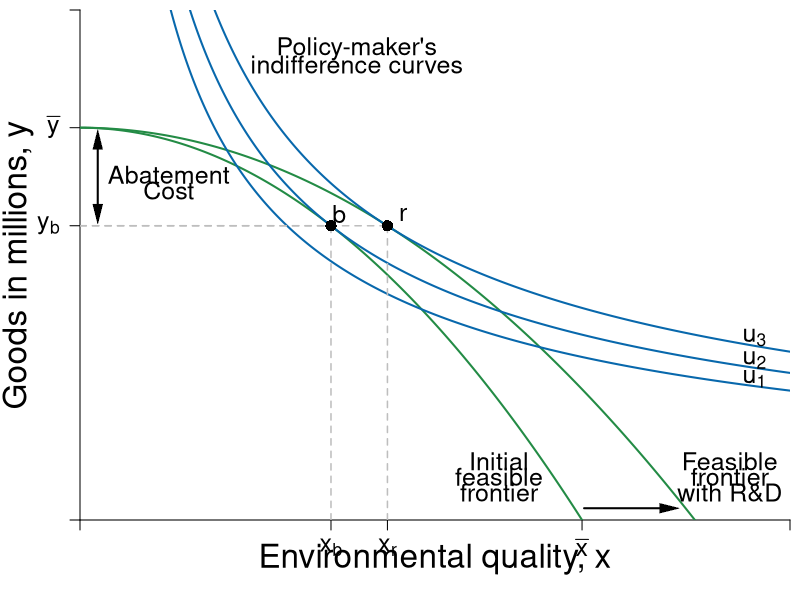

Write the R code that produced this figure.
#Graph Designer: Simon Halliday & Riley Boeth '17 & Madeleine Wettach '20
#Authors: Bowles, Foley and Halliday
#Title: Microeconomics: Competition, Conflict and Coordination

library(shape)
pdf(file = "constrained_optimization/indiff_feasible_environ_rd.pdf", width = 8, height = 8)

#Set parameters for graphics
pointsize <- 1.8
axislabelsize <- 2
labelsize <- 1.5
namesize <- 1.8
annotatesize <- 1.5
graphlinewidth <- 2
segmentlinewidth <- 1.5

COL <- c("#7fc97f", "#beaed4", "#fdc086", "#ffff99", "#386cb0", "#f0027f", "#bf5b17", "#666666")
COLA <- c("#e0f3db", "#99d8c9","#66c2a4","#41ae76", "#238b45", "#005824")
COLB <- c("#4eb3d3", "#2b8cbe", "#0868ac","#084081")

#Edited the margins to cater for the larger LHS labels
par(mar =  c(4, 4, 0.5, 0.5))

#Feasibility frontier equation and new feasbility frontier equation with R&D

ppf <- function(x, y) {
  100-((x^2)/2)
}

ppf_rd <- function(x, y) {
  100-((x^2)/3)
}

#change alpha to .4

uFn <- function(x, y, alpha = 0.4){
  (x^alpha)*(y^(1-alpha))
}

#Add limits on axes and levels of utility for each indifference curve

ylims <- c(0, 130)
xlims <- c(0, 20)

npts <- 501 
x <- seq(xlims[1], xlims[2], length.out = npts)
y <- seq(ylims[1], ylims[2], length.out = npts) 

a <- c(27, 29.16, 31.616) #alpha = 0.4

plot(0, 0, xlim = xlims, ylim = ylims, type = "n",
     xlab = expression(paste("")),
     ylab = expression(paste("")), 
     xaxt = "n", 
     yaxt = "n", 
     cex.lab = axislabelsize, 
     bty = "n", 
     xaxs="i", 
     yaxs="i"
)

#x and y limits and ticks 

# ticksx <- seq(from = 0, to = xlims[2], by = 1)
# xlabels <- seq(from = 0, to = xlims[2], by = 1)
# ticksy <- seq(from = 0, to = ylims[2], by = 10)
# ylabels <- seq(from = 0, to = ylims[2], by = 10)

ticksx <- c(xlims[1], 7.07, 8.66, 14.14214, xlims[2])
xlabels <- c(NA, expression(paste(x[b])), expression(paste(x[r])), expression(paste(bar(x))), NA)
ticksy <- c(ylims[1], ppf(x = 7.07), 100, ylims[2])
ylabels <- c(NA, expression(paste(y[b])), expression(paste(bar(y))), NA)

axis(1, at = ticksx, pos = 0, labels = xlabels, cex.axis = labelsize)
axis(2, at = ticksy, pos = 0, labels = ylabels, las = 1, cex.axis = labelsize)

npts <- 500 
xx1 <- seq(xlims[1], xlims[2], length.out = npts)
xx2 <- seq(0, xlims[2], length.out = npts)
xx3 <- seq(xlims[1], 0, length.out = npts)
xx4 <- seq(-11, 0, length.out = npts)

Arrows(0.5, 78, 0.5, 97, col = "black", lty = 1, lwd = 2, code = 3, arr.type = "triangle", arr.lwd = 0.5)
text(2.5, 88, expression("Abatement"), cex = labelsize)
text(2.5, 84, expression("Cost"), cex = labelsize)

#Draw the feasibility frontiers
lines(xx1, ppf(xx1, y), col = COLA[5], lwd = graphlinewidth)
lines(xx1, ppf_rd(xx1, y), col = COLA[5], lwd = graphlinewidth)

#Label the feasibility frontier frontier
text(11.8, 15, expression("Initial"), cex = labelsize)
text(11.8, 11, expression("feasible"), cex = labelsize)
text(11.8, 7, expression("frontier"), cex = labelsize)


#Label the feasibility frontier with R&D frontier
text(18.3, 15, expression("Feasible"), cex = labelsize)
text(18.3, 11, expression("frontier"), cex = labelsize)
text(18.3, 7, expression("with R&D"), cex = labelsize)
Arrows(14.2, 3, 16.6, 3, col = "black", lty = 1, lwd = 2, arr.type = "triangle", arr.lwd = 0.5)

contour(x, y, 
        outer(x, y, uFn),
        drawlabels = FALSE,
        col = COLB[3],
        lwd = graphlinewidth,
        levels = a, 
        xaxs="i", 
        yaxs="i", 
        add = TRUE)

#Axis labels
#mtext(expression(paste("Environmental quality, ", x)), side = 1, line = 2.5, cex = axislabelsize)
text(0.5*xlims[2], -10, expression(paste("Environmental quality, ", x)), xpd = TRUE, cex = axislabelsize) 
text(-1.75, 0.5*ylims[2], expression(paste("Goods in millions, ", y)), xpd = TRUE, cex = axislabelsize, srt = 90) 

#Label the indifference curves generally
text(7.8, 120, expression("Policy-maker's"), cex = labelsize)
text(7.8, 116, expression("indifference curves"), cex = labelsize)

#Label the indifference curves and place labels properly
text(19, 36, expression(u[1]), cex = labelsize)
text(19, 40.8, expression(u[2]), cex = labelsize)
text(19, 46.5, expression(u[3]), cex = labelsize)

#Annotate max u point on feasibility with r&D frontier
text(9.1, ppf_rd(8.66) + 3, expression(paste(r)), cex = labelsize)
segments(8.66, 0, 8.66, ppf_rd(x = 8.66), lty = 2, col = "gray", lwd = segmentlinewidth)
segments(0, ppf_rd(x = 8.66), 8.66, ppf_rd(x = 8.66), lty = 2, col = "gray", lwd = segmentlinewidth)
points(8.66, ppf_rd(x = 8.66), pch = 16, col = "black", cex = 1.5)

#Annotate max u point on feasibility frontier
text(7.3, ppf(7.07) + 3, expression(paste(b)), cex = labelsize)
segments(7.07, 0, 7.07, ppf(x = 7.07), lty = 2, col = "gray", lwd = segmentlinewidth)
segments(0, ppf(x = 7.07), 7.07, ppf(x = 7.07), lty = 2, col = "gray", lwd = segmentlinewidth)
points(7.07, ppf(x = 7.07), pch = 16, col = "black", cex = 1.5)

#Added arrow for abatement costs and labeled the arrow as such
#arrows(.2, 75, .2, 100, length = 0.1, angle = 30, code = 3, col = par("fg"), lty = par("lty"),   lwd = par("lwd"))
#text(1.71, 88, expression(paste("Abatement")), cex = labelsize)
#text(1.05, 84, expression(paste("Costs")), cex = labelsize)


dev.off()
